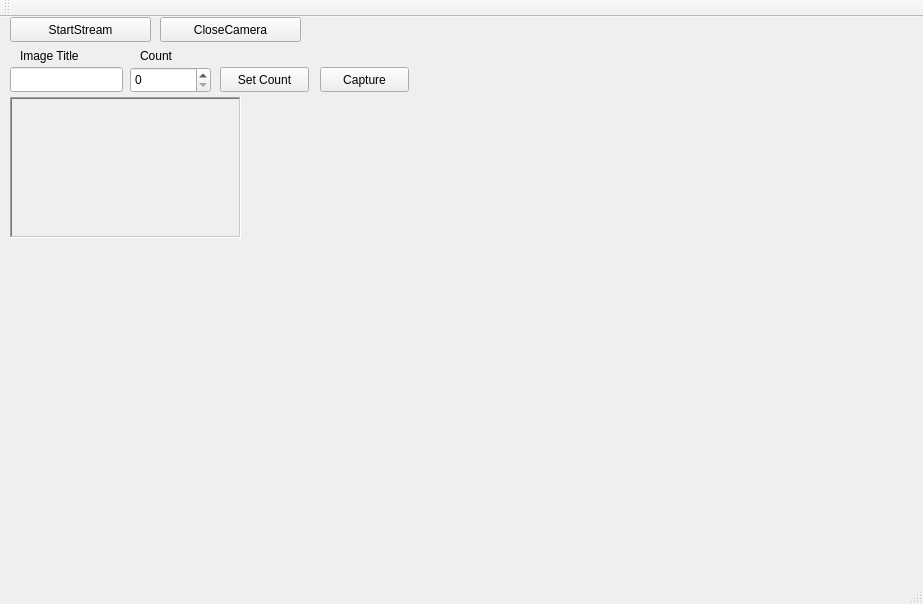
<?xml version="1.0" encoding="UTF-8"?>
<ui version="4.0">
 <class>MainWindow</class>
 <widget class="QMainWindow" name="MainWindow">
  <property name="geometry">
   <rect>
    <x>0</x>
    <y>0</y>
    <width>923</width>
    <height>604</height>
   </rect>
  </property>
  <property name="windowTitle">
   <string>MainWindow</string>
  </property>
  <widget class="QWidget" name="centralWidget">
   <widget class="QPushButton" name="buttonCloseCamera">
    <property name="geometry">
     <rect>
      <x>160</x>
      <y>0</y>
      <width>141</width>
      <height>25</height>
     </rect>
    </property>
    <property name="text">
     <string>CloseCamera</string>
    </property>
   </widget>
   <widget class="QPushButton" name="buttonStartStreaming">
    <property name="geometry">
     <rect>
      <x>10</x>
      <y>0</y>
      <width>141</width>
      <height>25</height>
     </rect>
    </property>
    <property name="text">
     <string>StartStream</string>
    </property>
   </widget>
   <widget class="QLabel" name="labelImage">
    <property name="geometry">
     <rect>
      <x>10</x>
      <y>80</y>
      <width>231</width>
      <height>141</height>
     </rect>
    </property>
    <property name="frameShape">
     <enum>QFrame::WinPanel</enum>
    </property>
    <property name="frameShadow">
     <enum>QFrame::Sunken</enum>
    </property>
    <property name="text">
     <string/>
    </property>
    <property name="scaledContents">
     <bool>true</bool>
    </property>
   </widget>
   <widget class="QLineEdit" name="lineEdit_ImageTitle">
    <property name="geometry">
     <rect>
      <x>10</x>
      <y>50</y>
      <width>113</width>
      <height>25</height>
     </rect>
    </property>
   </widget>
   <widget class="QLabel" name="label">
    <property name="geometry">
     <rect>
      <x>20</x>
      <y>30</y>
      <width>91</width>
      <height>17</height>
     </rect>
    </property>
    <property name="text">
     <string>Image Title</string>
    </property>
   </widget>
   <widget class="QLabel" name="label_2">
    <property name="geometry">
     <rect>
      <x>140</x>
      <y>30</y>
      <width>67</width>
      <height>17</height>
     </rect>
    </property>
    <property name="text">
     <string>Count</string>
    </property>
   </widget>
   <widget class="QSpinBox" name="spinBox_ImageCount">
    <property name="geometry">
     <rect>
      <x>130</x>
      <y>50</y>
      <width>81</width>
      <height>26</height>
     </rect>
    </property>
   </widget>
   <widget class="QPushButton" name="button_SetCount">
    <property name="geometry">
     <rect>
      <x>220</x>
      <y>50</y>
      <width>89</width>
      <height>25</height>
     </rect>
    </property>
    <property name="text">
     <string>Set Count</string>
    </property>
   </widget>
   <widget class="QPushButton" name="button_CaptureImage">
    <property name="geometry">
     <rect>
      <x>320</x>
      <y>50</y>
      <width>89</width>
      <height>25</height>
     </rect>
    </property>
    <property name="text">
     <string>Capture</string>
    </property>
   </widget>
  </widget>
  <widget class="QMenuBar" name="menuBar">
   <property name="geometry">
    <rect>
     <x>0</x>
     <y>0</y>
     <width>923</width>
     <height>22</height>
    </rect>
   </property>
  </widget>
  <widget class="QToolBar" name="mainToolBar">
   <attribute name="toolBarArea">
    <enum>TopToolBarArea</enum>
   </attribute>
   <attribute name="toolBarBreak">
    <bool>false</bool>
   </attribute>
  </widget>
  <widget class="QStatusBar" name="statusBar"/>
 </widget>
 <layoutdefault spacing="6" margin="11"/>
 <resources/>
 <connections/>
</ui>
